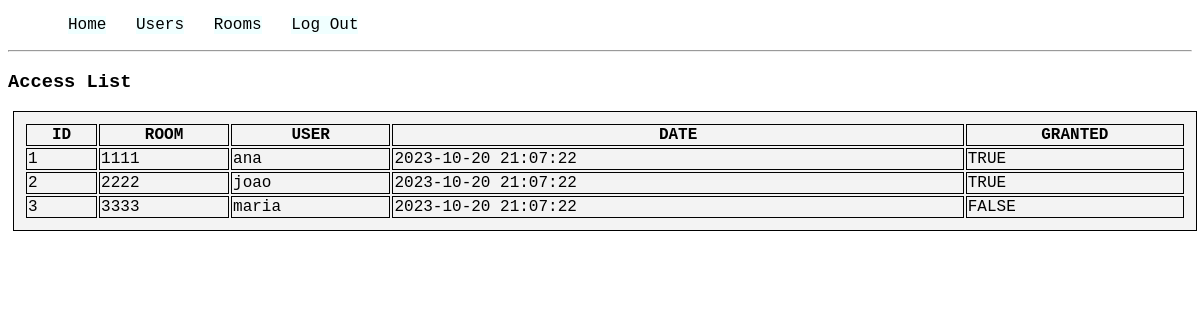
The page / on the database its author committed.
### tables this page shows
CREATE TABLE access_count (
    id INTEGER PRIMARY KEY AUTOINCREMENT,
    room_id TEXT NOT NULL,
    user_id TEXT NOT NULL,
    time TIMESTAMP NOT NULL DEFAULT CURRENT_TIMESTAMP,
    granted BOOLEAN NOT NULL
);

### app.py (the view)
@app.route('/')
def index():
    rows = get_accesses()
    return render_template('index.html', rows=rows)

### app.py (called while the page is built)
def get_accesses():
    db_path = os.path.join(BASE_DIR, "database/access.db")
    conn = sqlite3.connect(db_path)
    conn.row_factory = sqlite3.Row
    q_res = conn.execute('SELECT * FROM access_count').fetchall()
    conn.close()
    return q_res

### templates/index.html
{% extends 'base.html' %}
{% block content %}
    <h3>{% block title %} Access List {% endblock %}</h3>
    <table class="post" style="width:100%">
    <tr>
        <th>ID</th>
        <th>ROOM</th>
        <th>USER</th>
        <th>DATE</th>
        <th>GRANTED</th>
    </tr>
    {% for row in rows %}
    <tr>
        <td>{{ row['id'] }}</td>
        <td>{{ row['room_id'] }}</td>
        <td>{{ row['user_id'] }}</td>
        <td>{{ row['time'] }}</td>
        <td>{{ row['granted'] }}</td>
    </tr>
    {% endfor %}
</table>
{% endblock %}

### templates/base.html (shortened to what this page needs)
<!DOCTYPE html>
<html lang="en">
<head>
</head>
<body>
<nav class="header">
	<ul>
      <a href="{{ url_for('index') }}">Home</a> <vr>
      <a href="{{ url_for('users') }}">Users</a>
      <a href="{{ url_for('rooms') }}">Rooms</a>
      <a href="{{ url_for('logout') }}">Log Out</a>
</ul>
     </nav>
    <hr>
    <div class="content">
        {% block content %} {% endblock %}
    </div>
</body>
</html>
</body>
</html>

### templates/base.html (style rules this page uses)
body { background-color: light-blue; font-family: "Lucida Console", "Courier New", monospace; }
.post { padding: 10px; margin: 5px; background-color: #f3f3f3 }
nav ul a { color: #000000; font-size: 1em; margin-left: 20px; text-decoration: none; color: #000000; background-color: #f0ffff; }
table, th, td { border:1px solid black; }

### rows shown on the page
access_count: id "1", room_id "1111", user_id "ana", time "2023-10-20 21:07:22", granted "TRUE"
access_count: id "2", room_id "2222", user_id "joao", time "2023-10-20 21:07:22", granted "TRUE"
access_count: id "3", room_id "3333", user_id "maria", time "2023-10-20 21:07:22", granted "FALSE"
